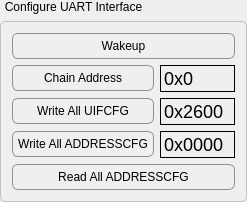
           <widget class="QGroupBox" name="groupBox_6">
            <property name="styleSheet">
             <string notr="true">QGroupBox {
	font: 75 11pt &quot;Arial&quot;;
  border: 1px solid #C0C0C0; /* 边框颜色与宽度 */
  border-radius: 5px; /* 边框圆角 */
  margin-top: 21px; /* 确保有足够的空间显示标题 */
}

QGroupBox::title {
  subcontrol-origin: margin; /* 标题定位基于边界之外 */
  subcontrol-position: top left; /* 标题位置 */
  padding: 0 3px; /* 标题内边距 */
  color: #000; /* 标题文本颜色 */
  /* 使用负边距将标题上移，使其位于边框外部 */
  margin-top: 0px;
}</string>
            </property>
            <property name="title">
             <string>Configure UART Interface</string>
            </property>
            <layout class="QVBoxLayout" name="verticalLayout_36">
             <item>
              <widget class="QPushButton" name="pushButton_60">
               <property name="styleSheet">
                <string notr="true">QPushButton {
	font: 75 11pt &quot;Arial&quot;;
    border: 1px solid #8f8f91;
    border-radius: 6px;
    background-color: qlineargradient(x1:0, y1:0, x2:0, y2:1,
                                      stop:0 #f6f7fa, stop:1 #c4c5c8);
    min-width: 80px;
    padding: 5px;
}

QPushButton:pressed {
    background-color: qlineargradient(x1:0, y1:0, x2:0, y2:1,
                                      stop:0 #dadbde, stop:1 #f6f7fa);
}

QPushButton:hover {
    border: 1px solid #1c94c4; /* 更深的边框颜色，当鼠标悬停 */
    background-color: qlineargradient(x1:0, y1:0, x2:0, y2:1,
                                      stop:0 #ebeff9, stop:1 #cad4e6);
}

QPushButton:default {
    border-color: navy; /* 默认按钮有不同的边框颜色 */
}
</string>
               </property>
               <property name="text">
                <string>Wakeup</string>
               </property>
              </widget>
             </item>
             <item>
              <layout class="QHBoxLayout" name="horizontalLayout_102">
               <item>
                <widget class="QPushButton" name="pushButton_61">
                 <property name="minimumSize">
                  <size>
                   <width>92</width>
                   <height>0</height>
                  </size>
                 </property>
                 <property name="styleSheet">
                  <string notr="true">QPushButton {
	font: 75 11pt &quot;Arial&quot;;
    border: 1px solid #8f8f91;
    border-radius: 6px;
    background-color: qlineargradient(x1:0, y1:0, x2:0, y2:1,
                                      stop:0 #f6f7fa, stop:1 #c4c5c8);
    min-width: 80px;
    padding: 5px;
}

QPushButton:pressed {
    background-color: qlineargradient(x1:0, y1:0, x2:0, y2:1,
                                      stop:0 #dadbde, stop:1 #f6f7fa);
}

QPushButton:hover {
    border: 1px solid #1c94c4; /* 更深的边框颜色，当鼠标悬停 */
    background-color: qlineargradient(x1:0, y1:0, x2:0, y2:1,
                                      stop:0 #ebeff9, stop:1 #cad4e6);
}

QPushButton:default {
    border-color: navy; /* 默认按钮有不同的边框颜色 */
}
</string>
                 </property>
                 <property name="text">
                  <string>Chain Address</string>
                 </property>
                </widget>
               </item>
               <item>
                <widget class="QLineEdit" name="lineEdit_68">
                 <property name="minimumSize">
                  <size>
                   <width>70</width>
                   <height>0</height>
                  </size>
                 </property>
                 <property name="maximumSize">
                  <size>
                   <width>75</width>
                   <height>16777215</height>
                  </size>
                 </property>
                 <property name="font">
                  <font>
                   <family>Arial</family>
                   <pointsize>-1</pointsize>
                   <weight>9</weight>
                   <italic>false</italic>
                   <bold>false</bold>
                  </font>
                 </property>
                 <property name="styleSheet">
                  <string notr="true">QLineEdit {
  border: 1px solid #000000; /* 设置黑色边框 */
  border-radius: 0px; /* 边框无圆角 */
  padding: 1px; /* 设置较大的内边距 */
  font-size: 18px; /* 字体大小 */
  background: transparent; /* 背景透明 */
}</string>
                 </property>
                 <property name="text">
                  <string>0x0</string>
                 </property>
                 <property name="frame">
                  <bool>false</bool>
                 </property>
                 <property name="alignment">
                  <set>Qt::AlignLeading|Qt::AlignLeft|Qt::AlignVCenter</set>
                 </property>
                </widget>
               </item>
              </layout>
             </item>
             <item>
              <layout class="QHBoxLayout" name="horizontalLayout_103">
               <item>
                <widget class="QPushButton" name="pushButton_62">
                 <property name="minimumSize">
                  <size>
                   <width>92</width>
                   <height>0</height>
                  </size>
                 </property>
                 <property name="styleSheet">
                  <string notr="true">QPushButton {
	font: 75 11pt &quot;Arial&quot;;
    border: 1px solid #8f8f91;
    border-radius: 6px;
    background-color: qlineargradient(x1:0, y1:0, x2:0, y2:1,
                                      stop:0 #f6f7fa, stop:1 #c4c5c8);
    min-width: 80px;
    padding: 5px;
}

QPushButton:pressed {
    background-color: qlineargradient(x1:0, y1:0, x2:0, y2:1,
                                      stop:0 #dadbde, stop:1 #f6f7fa);
}

QPushButton:hover {
    border: 1px solid #1c94c4; /* 更深的边框颜色，当鼠标悬停 */
    background-color: qlineargradient(x1:0, y1:0, x2:0, y2:1,
                                      stop:0 #ebeff9, stop:1 #cad4e6);
}

QPushButton:default {
    border-color: navy; /* 默认按钮有不同的边框颜色 */
}
</string>
                 </property>
                 <property name="text">
                  <string>Write All UIFCFG</string>
                 </property>
                </widget>
               </item>
               <item>
                <widget class="QLineEdit" name="lineEdit_69">
                 <property name="minimumSize">
                  <size>
                   <width>70</width>
                   <height>0</height>
                  </size>
                 </property>
                 <property name="maximumSize">
                  <size>
                   <width>75</width>
                   <height>16777215</height>
                  </size>
                 </property>
                 <property name="font">
                  <font>
                   <family>Arial</family>
                   <pointsize>-1</pointsize>
                   <weight>9</weight>
                   <italic>false</italic>
                   <bold>false</bold>
                  </font>
                 </property>
                 <property name="styleSheet">
                  <string notr="true">QLineEdit {
  border: 1px solid #000000; /* 设置黑色边框 */
  border-radius: 0px; /* 边框无圆角 */
  padding: 1px; /* 设置较大的内边距 */
  font-size: 18px; /* 字体大小 */
  background: transparent; /* 背景透明 */
}</string>
                 </property>
                 <property name="text">
                  <string>0x2600</string>
                 </property>
                 <property name="frame">
                  <bool>false</bool>
                 </property>
                 <property name="alignment">
                  <set>Qt::AlignLeading|Qt::AlignLeft|Qt::AlignVCenter</set>
                 </property>
                </widget>
               </item>
              </layout>
             </item>
             <item>
              <layout class="QHBoxLayout" name="horizontalLayout_104">
               <item>
                <widget class="QPushButton" name="pushButton_63">
                 <property name="minimumSize">
                  <size>
                   <width>92</width>
                   <height>0</height>
                  </size>
                 </property>
                 <property name="styleSheet">
                  <string notr="true">QPushButton {
	font: 75 11pt &quot;Arial&quot;;
    border: 1px solid #8f8f91;
    border-radius: 6px;
    background-color: qlineargradient(x1:0, y1:0, x2:0, y2:1,
                                      stop:0 #f6f7fa, stop:1 #c4c5c8);
    min-width: 80px;
    padding: 5px;
}

QPushButton:pressed {
    background-color: qlineargradient(x1:0, y1:0, x2:0, y2:1,
                                      stop:0 #dadbde, stop:1 #f6f7fa);
}

QPushButton:hover {
    border: 1px solid #1c94c4; /* 更深的边框颜色，当鼠标悬停 */
    background-color: qlineargradient(x1:0, y1:0, x2:0, y2:1,
                                      stop:0 #ebeff9, stop:1 #cad4e6);
}

QPushButton:default {
    border-color: navy; /* 默认按钮有不同的边框颜色 */
}
</string>
                 </property>
                 <property name="text">
                  <string>Write All ADDRESSCFG</string>
                 </property>
                </widget>
               </item>
               <item>
                <widget class="QLineEdit" name="lineEdit_70">
                 <property name="minimumSize">
                  <size>
                   <width>70</width>
                   <height>0</height>
                  </size>
                 </property>
                 <property name="maximumSize">
                  <size>
                   <width>75</width>
                   <height>16777215</height>
                  </size>
                 </property>
                 <property name="font">
                  <font>
                   <family>Arial</family>
                   <pointsize>-1</pointsize>
                   <weight>9</weight>
                   <italic>false</italic>
                   <bold>false</bold>
                  </font>
                 </property>
                 <property name="styleSheet">
                  <string notr="true">QLineEdit {
  border: 1px solid #000000; /* 设置黑色边框 */
  border-radius: 0px; /* 边框无圆角 */
  padding: 1px; /* 设置较大的内边距 */
  font-size: 18px; /* 字体大小 */
  background: transparent; /* 背景透明 */
}</string>
                 </property>
                 <property name="text">
                  <string>0x0000</string>
                 </property>
                 <property name="frame">
                  <bool>false</bool>
                 </property>
                 <property name="alignment">
                  <set>Qt::AlignLeading|Qt::AlignLeft|Qt::AlignVCenter</set>
                 </property>
                </widget>
               </item>
              </layout>
             </item>
             <item>
              <widget class="QPushButton" name="pushButton_64">
               <property name="styleSheet">
                <string notr="true">QPushButton {
	font: 75 11pt &quot;Arial&quot;;
    border: 1px solid #8f8f91;
    border-radius: 6px;
    background-color: qlineargradient(x1:0, y1:0, x2:0, y2:1,
                                      stop:0 #f6f7fa, stop:1 #c4c5c8);
    min-width: 80px;
    padding: 5px;
}

QPushButton:pressed {
    background-color: qlineargradient(x1:0, y1:0, x2:0, y2:1,
                                      stop:0 #dadbde, stop:1 #f6f7fa);
}

QPushButton:hover {
    border: 1px solid #1c94c4; /* 更深的边框颜色，当鼠标悬停 */
    background-color: qlineargradient(x1:0, y1:0, x2:0, y2:1,
                                      stop:0 #ebeff9, stop:1 #cad4e6);
}

QPushButton:default {
    border-color: navy; /* 默认按钮有不同的边框颜色 */
}
</string>
               </property>
               <property name="text">
                <string>Read All ADDRESSCFG</string>
               </property>
              </widget>
             </item>
            </layout>
           </widget>
